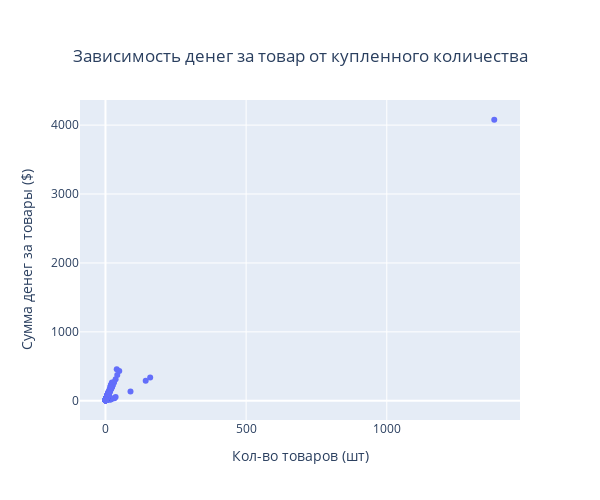

The cell this chart's notebook holds for it:
### Markdown cell above
Ссылки:
https://stackoverflow.com/questions/34540567/divide-multiple-columns-by-another-column-in-pandas
https://stackoverflow.com/questions/38662826/dataframe-sorting-based-on-a-function-of-multiple-column-values
https://stackoverflow.com/questions/19078325/naming-returned-columns-in-pandas-aggregate-function/43897124
https://stackoverflow.com/questions/47850202/plotting-a-histogram-on-a-log-scale-with-matplotlib?rq=1

### Code cell
from plotly.offline import init_notebook_mode
import plotly.express as px
import plotly.graph_objects as go
init_notebook_mode(connected=True)

fig = go.Figure()

fig.add_trace(go.Scatter(
    y=stats['item_price_number'], 
    x=stats['quantity'], 
    hovertext=stats.index,
    mode="markers"
))

fig.update_layout(
    title={
        'text': "Зависимость денег за товар от купленного количества",
        'y':0.9,
        'x':0.5,
        'xanchor': 'center',
        'yanchor': 'top'},
    xaxis_title='Кол-во товаров (шт)',
    yaxis_title="Сумма денег за товары ($)",
    autosize=False,
    width=600,
    height=500,
)

fig.show()

### Figure 1 — Plotly figure (JSON) as saved in the notebook; plotly's stock layout.template omitted (floating-point values rounded to 4 significant figures; data arrays with more than 128 entries replaced by an {"elided": "..."} marker saying what was removed)
{"data": [{"hovertext": {"elided": "1044 str values"}, "mode": "markers", "type": "scatter", "x": {"elided": "1044 int values"}, "y": {"elided": "1044 float values"}}], "layout": {"autosize": false, "height": 500, "title": {"text": "Зависимость денег за товар от купленного количества", "x": 0.5, "xanchor": "center", "y": 0.9, "yanchor": "top"}, "width": 600, "xaxis": {"title": {"text": "Кол-во товаров (шт)"}}, "yaxis": {"title": {"text": "Сумма денег за товары ($)"}}}}
